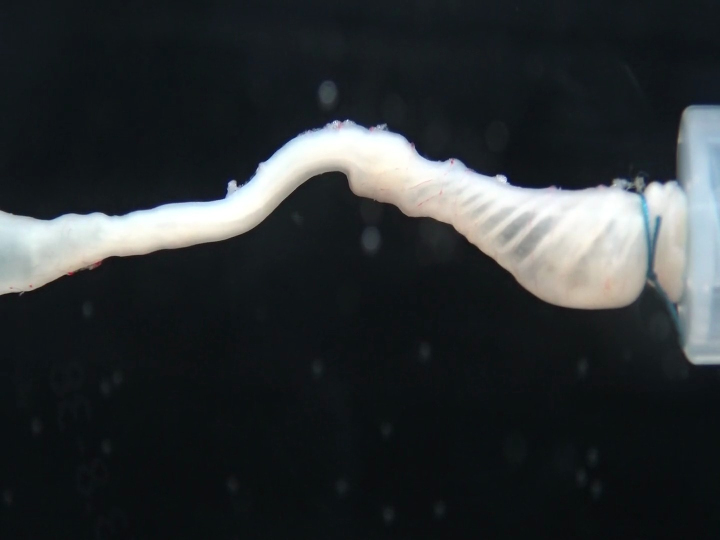
#> input picture example-frame.jpg, 1440 x 1080 px (shown at 1/2 size)
$ python -i edge_detection_hybrid.py   (imports and definitions only)   (older library calls are emulated)
#> lines starting #> are read from the running program, lines starting #| are printed output that depends on the picture
"""Hybrid edge detection method using sparse point tracking with optical flow."""
import logging

import cv2
import numpy as np

from .edge_detection_canny import edge_detection_canny_calculation
from .edge_utils import starting_point_detection

logger = logging.getLogger(__name__)


# [246 lines left out: functions compute_path_normals, distribute_points_along_path, snap_point_to_edge, smooth_contour, not called in this run]


def compute_edge_evidence(
    gray: np.ndarray,
    method: str = "sobel",
    canny_threshold1: float = 50.0,
    canny_threshold2: float = 150.0,
) -> np.ndarray:
    """Compute edge evidence image.

    Args:
        gray: Grayscale image.
        method: "sobel" for gradient magnitude, "canny" for binary edges.
        canny_threshold1: Lower threshold for Canny (if method="canny").
        canny_threshold2: Upper threshold for Canny (if method="canny").

    Returns:
        Edge evidence image (normalized to 0-1 range).
    """
    if method == "sobel":
        # Compute gradient magnitude
        gx = cv2.Sobel(gray, cv2.CV_32F, 1, 0, ksize=-1)
        gy = cv2.Sobel(gray, cv2.CV_32F, 0, 1, ksize=-1)
        mag = cv2.magnitude(gx, gy)
        # Normalize to 0-1
        mag = cv2.normalize(mag, None, 0.0, 1.0, cv2.NORM_MINMAX)
        return mag
    elif method == "canny":
        # Binary edge image
        edges = cv2.Canny(
            gray,
            threshold1=int(canny_threshold1),
            threshold2=int(canny_threshold2),
        )
        # Convert to float and normalize
        return edges.astype(np.float32) / 255.0
    else:
        raise ValueError(f"Unknown edge method: {method}")


# [312 lines left out: functions reinitialize_from_contour, edge_detection_hybrid_calculation, not called in this run]

>>> import cv2
>>> picture = cv2.imread('../example-frame.jpg', cv2.IMREAD_GRAYSCALE)
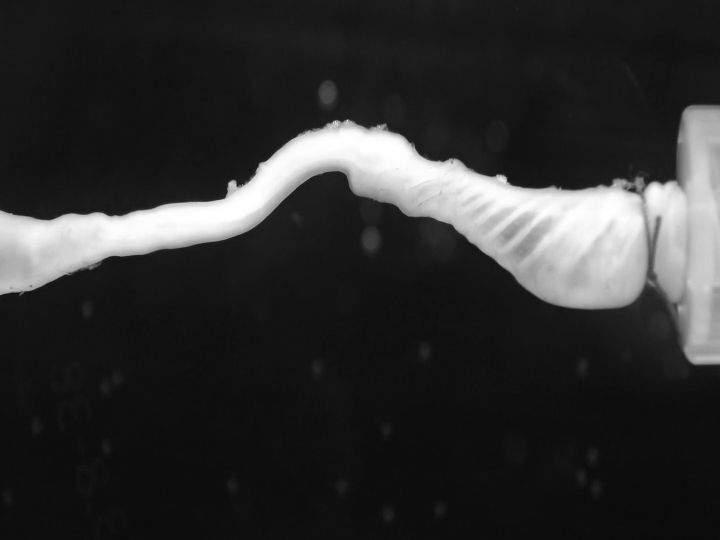
#> picture: shape (1080, 1440) (shown at 1/2 size); min 7, max 255, mean 47.8
>>> result = compute_edge_evidence(picture)
#> in compute_edge_evidence, `gx = cv2.Sobel(gray, cv2.CV_32F, 1, 0, ksize=-1)`:
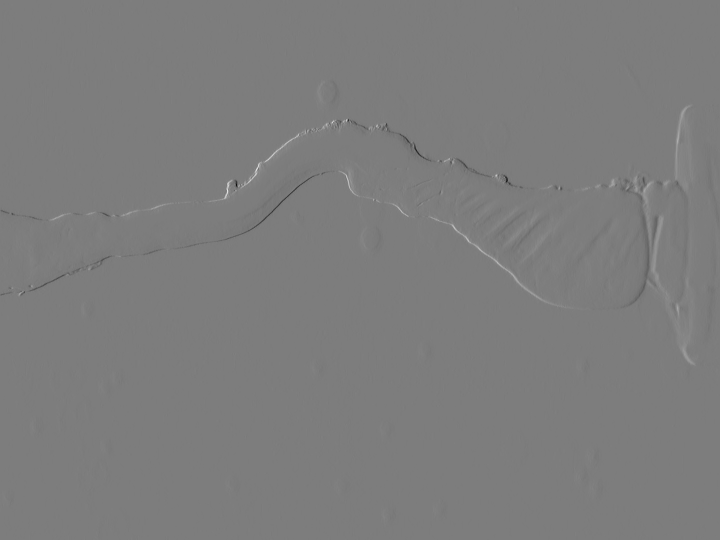
#> gx: shape (1080, 1440) float32 (shown at 1/2 size); min -2154, max 2239, mean 1; drawn with min black and max white
#> in compute_edge_evidence, `mag = cv2.magnitude(gx, gy)`:
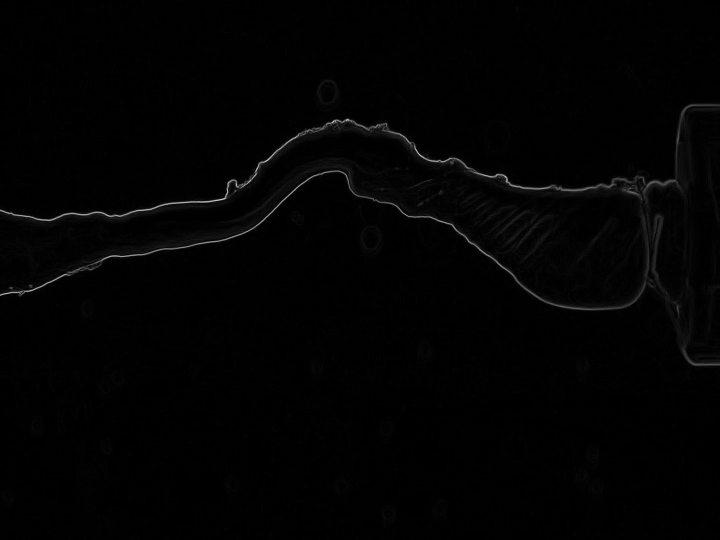
#> mag: shape (1080, 1440) float32 (shown at 1/2 size); min 0, max 2577.7, mean 26.9; drawn with min black and max white
